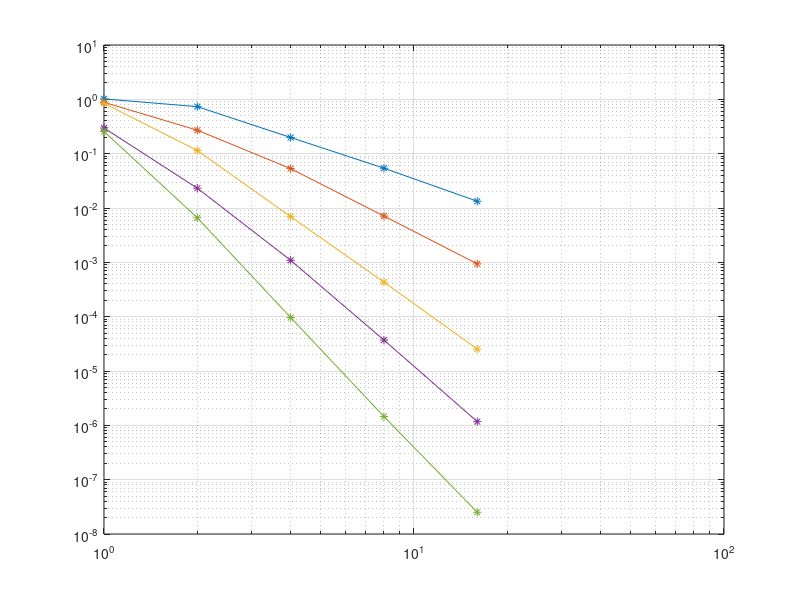

MATLAB code to generate this figure:
close all;
clear all;

%% l2 [Order][Mesh]

%% f = [Sin(10x),  Sin(10y)]

h = [1, 1/2, 1/4, 1/8, 1/16];
p = [1:5];

l2 = ...
    [...
        +1.018273e+00 , +7.339103e-01 , +1.986698e-01 , +5.400421e-02 , +1.330949e-02 ; ...
        +8.820920e-01 , +2.701048e-01 , +5.313349e-02 , +7.105430e-03 , +9.375183e-04 ; ...
        +8.445680e-01 , +1.141926e-01 , +6.927613e-03 , +4.322385e-04 , +2.521169e-05 ; ...
        +2.971150e-01 , +2.314765e-02 , +1.089427e-03 , +3.711183e-05 , +1.170054e-06 ; ...
        +2.563082e-01 , +6.602240e-03 , +9.652244e-05 , +1.451008e-06 , +2.512155e-08 ; ...
    ];

P = size(p, 2);
H = size(h, 2);

delta = zeros(P, H - 1);

for i = 1:H-1
    delta(:, i) = ...
        (log10(l2(:, i + 1)) - log10(l2(:, i))) / ...
        (log10(1/h(i + 1))   - log10(1/h(i)));
end

delta

figure;
loglog(1./h, l2', '-*');
grid;
